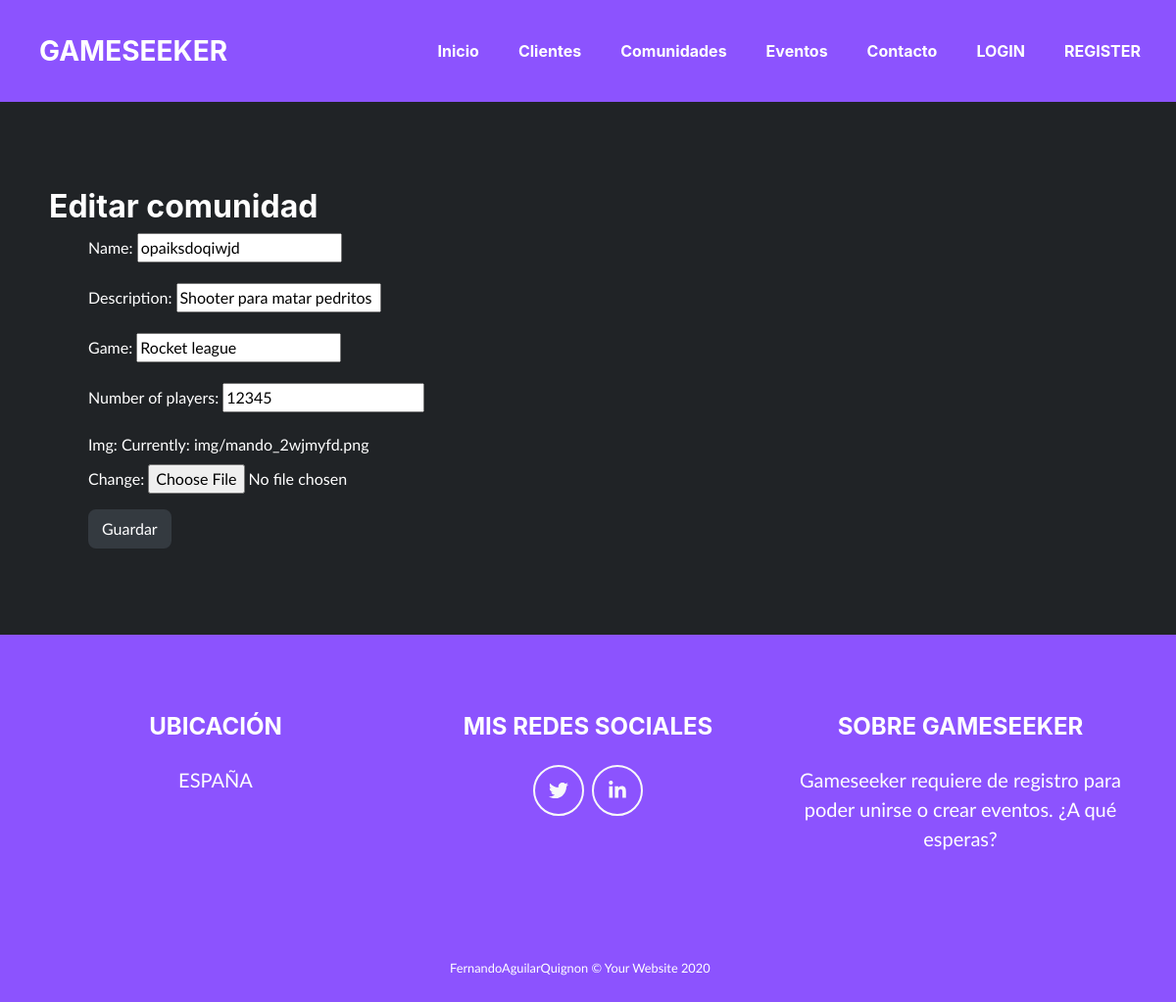
Screenshot of /comunidades/8/edit/ with the database file from the repository.
### gameseek_app/models.py (models this page shows, shortened)
class Community(models.Model):
    name = models.CharField(max_length = 100)
    description = models.CharField(max_length = 1000)
    game = models.CharField(max_length = 100)
    number_of_players = models.PositiveBigIntegerField()
    img = models.ImageField(upload_to='img/', null=True)

### gameseek_app/views.py (the view, shortened to what this page needs)
# urls.py: path('comunidades/<int:pk>/edit/', CommunityUpdateView.as_view(), name='communitys-update'),
class CommunityUpdateView(UpdateView):
    queryset = Community.objects.all()
    fields = ['name', 'description', 'game', 'number_of_players', 'img']

### gameseek_app/templates/gameseek_app/community_form.html (shortened to what this page needs)
{% extends "base.html" %}
{% block content %}
<section class="page-section portfolio" id="portfolio">
<h2>Editar comunidad</h2>
    <ul>
    <form method="POST" class="post-form" enctype="multipart/form-data">{% csrf_token %}
        {{ form.as_p }}
        <button type="submit" href={% url 'gmsk:communitys-list' %} class="save btn btn-dark">Guardar</button>
    </form>
    </ul>
</section>
{% endblock %}

### rows the page displays
Community: name "opaiksdoqiwjd", description "Shooter para matar pedritos", game "Rocket league", number_of_players "12345"
